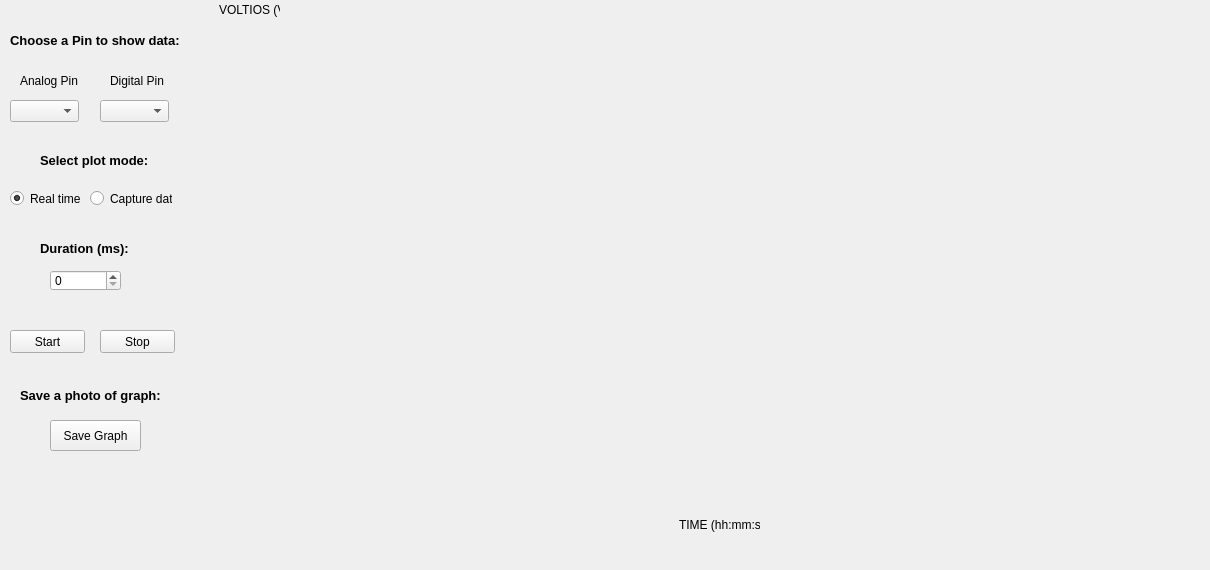
   <widget class="QWidget" name="tab_2">
    <attribute name="title">
     <string>Plot Data</string>
    </attribute>
    <widget class="QCustomPlot" name="customPlot" native="true">
     <property name="geometry">
      <rect>
       <x>240</x>
       <y>20</y>
       <width>921</width>
       <height>491</height>
      </rect>
     </property>
    </widget>
    <widget class="QComboBox" name="listAnalogPin">
     <property name="geometry">
      <rect>
       <x>10</x>
       <y>100</y>
       <width>69</width>
       <height>22</height>
      </rect>
     </property>
     <property name="currentIndex">
      <number>-1</number>
     </property>
     <item>
      <property name="text">
       <string>PIN A0</string>
      </property>
     </item>
     <item>
      <property name="text">
       <string>PIN A1</string>
      </property>
     </item>
     <item>
      <property name="text">
       <string>PIN A2</string>
      </property>
     </item>
     <item>
      <property name="text">
       <string>PIN A3</string>
      </property>
     </item>
     <item>
      <property name="text">
       <string>PIN A4</string>
      </property>
     </item>
     <item>
      <property name="text">
       <string>PIN A5</string>
      </property>
     </item>
    </widget>
    <widget class="QLabel" name="label">
     <property name="geometry">
      <rect>
       <x>10</x>
       <y>10</y>
       <width>181</width>
       <height>61</height>
      </rect>
     </property>
     <property name="palette">
      <palette>
       <active>
        <colorrole role="WindowText">
         <brush brushstyle="SolidPattern">
          <color alpha="255">
           <red>0</red>
           <green>0</green>
           <blue>0</blue>
          </color>
         </brush>
        </colorrole>
       </active>
       <inactive>
        <colorrole role="WindowText">
         <brush brushstyle="SolidPattern">
          <color alpha="255">
           <red>0</red>
           <green>0</green>
           <blue>0</blue>
          </color>
         </brush>
        </colorrole>
       </inactive>
       <disabled>
        <colorrole role="WindowText">
         <brush brushstyle="SolidPattern">
          <color alpha="255">
           <red>120</red>
           <green>120</green>
           <blue>120</blue>
          </color>
         </brush>
        </colorrole>
       </disabled>
      </palette>
     </property>
     <property name="font">
      <font>
       <pointsize>10</pointsize>
       <weight>75</weight>
       <bold>true</bold>
      </font>
     </property>
     <property name="text">
      <string>Choose a Pin to show data:</string>
     </property>
    </widget>
    <widget class="QLabel" name="label_38">
     <property name="geometry">
      <rect>
       <x>20</x>
       <y>70</y>
       <width>61</width>
       <height>21</height>
      </rect>
     </property>
     <property name="palette">
      <palette>
       <active>
        <colorrole role="WindowText">
         <brush brushstyle="SolidPattern">
          <color alpha="255">
           <red>0</red>
           <green>0</green>
           <blue>0</blue>
          </color>
         </brush>
        </colorrole>
       </active>
       <inactive>
        <colorrole role="WindowText">
         <brush brushstyle="SolidPattern">
          <color alpha="255">
           <red>0</red>
           <green>0</green>
           <blue>0</blue>
          </color>
         </brush>
        </colorrole>
       </inactive>
       <disabled>
        <colorrole role="WindowText">
         <brush brushstyle="SolidPattern">
          <color alpha="255">
           <red>120</red>
           <green>120</green>
           <blue>120</blue>
          </color>
         </brush>
        </colorrole>
       </disabled>
      </palette>
     </property>
     <property name="text">
      <string>Analog Pin</string>
     </property>
    </widget>
    <widget class="QPushButton" name="StartCapture">
     <property name="geometry">
      <rect>
       <x>10</x>
       <y>330</y>
       <width>75</width>
       <height>23</height>
      </rect>
     </property>
     <property name="text">
      <string>Start</string>
     </property>
    </widget>
    <widget class="QSpinBox" name="CaptureDuration">
     <property name="geometry">
      <rect>
       <x>50</x>
       <y>270</y>
       <width>71</width>
       <height>21</height>
      </rect>
     </property>
     <property name="maximum">
      <number>2097151</number>
     </property>
    </widget>
    <widget class="QPushButton" name="SaveGraph">
     <property name="geometry">
      <rect>
       <x>50</x>
       <y>420</y>
       <width>91</width>
       <height>31</height>
      </rect>
     </property>
     <property name="text">
      <string>Save Graph</string>
     </property>
    </widget>
    <widget class="QLabel" name="label_39">
     <property name="geometry">
      <rect>
       <x>110</x>
       <y>70</y>
       <width>61</width>
       <height>21</height>
      </rect>
     </property>
     <property name="palette">
      <palette>
       <active>
        <colorrole role="WindowText">
         <brush brushstyle="SolidPattern">
          <color alpha="255">
           <red>0</red>
           <green>0</green>
           <blue>0</blue>
          </color>
         </brush>
        </colorrole>
       </active>
       <inactive>
        <colorrole role="WindowText">
         <brush brushstyle="SolidPattern">
          <color alpha="255">
           <red>0</red>
           <green>0</green>
           <blue>0</blue>
          </color>
         </brush>
        </colorrole>
       </inactive>
       <disabled>
        <colorrole role="WindowText">
         <brush brushstyle="SolidPattern">
          <color alpha="255">
           <red>120</red>
           <green>120</green>
           <blue>120</blue>
          </color>
         </brush>
        </colorrole>
       </disabled>
      </palette>
     </property>
     <property name="text">
      <string>Digital Pin</string>
     </property>
    </widget>
    <widget class="QComboBox" name="listDigitalPin">
     <property name="geometry">
      <rect>
       <x>100</x>
       <y>100</y>
       <width>69</width>
       <height>22</height>
      </rect>
     </property>
     <property name="currentIndex">
      <number>-1</number>
     </property>
     <item>
      <property name="text">
       <string>PIN D2</string>
      </property>
     </item>
     <item>
      <property name="text">
       <string>PIN D3</string>
      </property>
     </item>
     <item>
      <property name="text">
       <string>PIN D4</string>
      </property>
     </item>
     <item>
      <property name="text">
       <string>PIN D5</string>
      </property>
     </item>
     <item>
      <property name="text">
       <string>PIN D6</string>
      </property>
     </item>
     <item>
      <property name="text">
       <string>PIN D7</string>
      </property>
     </item>
     <item>
      <property name="text">
       <string>PIN D8</string>
      </property>
     </item>
     <item>
      <property name="text">
       <string>PIN D9</string>
      </property>
     </item>
     <item>
      <property name="text">
       <string>PIN D10</string>
      </property>
     </item>
     <item>
      <property name="text">
       <string>PIN D11</string>
      </property>
     </item>
     <item>
      <property name="text">
       <string>PIN D12</string>
      </property>
     </item>
     <item>
      <property name="text">
       <string>PIN D13</string>
      </property>
     </item>
     <item>
      <property name="text">
       <string>PIN D14</string>
      </property>
     </item>
     <item>
      <property name="text">
       <string>PIN D15</string>
      </property>
     </item>
     <item>
      <property name="text">
       <string>PIN D16</string>
      </property>
     </item>
     <item>
      <property name="text">
       <string>PIN D17</string>
      </property>
     </item>
     <item>
      <property name="text">
       <string>PIN D18</string>
      </property>
     </item>
     <item>
      <property name="text">
       <string>PIN D19</string>
      </property>
     </item>
    </widget>
    <widget class="QPushButton" name="StopCapture">
     <property name="geometry">
      <rect>
       <x>100</x>
       <y>330</y>
       <width>75</width>
       <height>23</height>
      </rect>
     </property>
     <property name="text">
      <string>Stop</string>
     </property>
    </widget>
    <widget class="QLabel" name="label_43">
     <property name="geometry">
      <rect>
       <x>40</x>
       <y>240</y>
       <width>101</width>
       <height>16</height>
      </rect>
     </property>
     <property name="palette">
      <palette>
       <active>
        <colorrole role="WindowText">
         <brush brushstyle="SolidPattern">
          <color alpha="255">
           <red>0</red>
           <green>0</green>
           <blue>0</blue>
          </color>
         </brush>
        </colorrole>
       </active>
       <inactive>
        <colorrole role="WindowText">
         <brush brushstyle="SolidPattern">
          <color alpha="255">
           <red>0</red>
           <green>0</green>
           <blue>0</blue>
          </color>
         </brush>
        </colorrole>
       </inactive>
       <disabled>
        <colorrole role="WindowText">
         <brush brushstyle="SolidPattern">
          <color alpha="255">
           <red>120</red>
           <green>120</green>
           <blue>120</blue>
          </color>
         </brush>
        </colorrole>
       </disabled>
      </palette>
     </property>
     <property name="font">
      <font>
       <pointsize>10</pointsize>
       <weight>75</weight>
       <bold>true</bold>
      </font>
     </property>
     <property name="text">
      <string>Duration (ms):</string>
     </property>
    </widget>
    <widget class="QLabel" name="label_44">
     <property name="geometry">
      <rect>
       <x>20</x>
       <y>380</y>
       <width>161</width>
       <height>31</height>
      </rect>
     </property>
     <property name="palette">
      <palette>
       <active>
        <colorrole role="WindowText">
         <brush brushstyle="SolidPattern">
          <color alpha="255">
           <red>0</red>
           <green>0</green>
           <blue>0</blue>
          </color>
         </brush>
        </colorrole>
       </active>
       <inactive>
        <colorrole role="WindowText">
         <brush brushstyle="SolidPattern">
          <color alpha="255">
           <red>0</red>
           <green>0</green>
           <blue>0</blue>
          </color>
         </brush>
        </colorrole>
       </inactive>
       <disabled>
        <colorrole role="WindowText">
         <brush brushstyle="SolidPattern">
          <color alpha="255">
           <red>120</red>
           <green>120</green>
           <blue>120</blue>
          </color>
         </brush>
        </colorrole>
       </disabled>
      </palette>
     </property>
     <property name="font">
      <font>
       <pointsize>10</pointsize>
       <weight>75</weight>
       <bold>true</bold>
      </font>
     </property>
     <property name="text">
      <string>Save a photo of graph: </string>
     </property>
    </widget>
    <widget class="QLabel" name="label_2">
     <property name="geometry">
      <rect>
       <x>40</x>
       <y>140</y>
       <width>121</width>
       <height>41</height>
      </rect>
     </property>
     <property name="palette">
      <palette>
       <active>
        <colorrole role="WindowText">
         <brush brushstyle="SolidPattern">
          <color alpha="255">
           <red>0</red>
           <green>0</green>
           <blue>0</blue>
          </color>
         </brush>
        </colorrole>
       </active>
       <inactive>
        <colorrole role="WindowText">
         <brush brushstyle="SolidPattern">
          <color alpha="255">
           <red>0</red>
           <green>0</green>
           <blue>0</blue>
          </color>
         </brush>
        </colorrole>
       </inactive>
       <disabled>
        <colorrole role="WindowText">
         <brush brushstyle="SolidPattern">
          <color alpha="255">
           <red>120</red>
           <green>120</green>
           <blue>120</blue>
          </color>
         </brush>
        </colorrole>
       </disabled>
      </palette>
     </property>
     <property name="font">
      <font>
       <pointsize>10</pointsize>
       <weight>75</weight>
       <bold>true</bold>
      </font>
     </property>
     <property name="text">
      <string>Select plot mode:</string>
     </property>
    </widget>
    <widget class="QRadioButton" name="radioButton_CaptureData">
     <property name="geometry">
      <rect>
       <x>90</x>
       <y>190</y>
       <width>82</width>
       <height>17</height>
      </rect>
     </property>
     <property name="text">
      <string>Capture data</string>
     </property>
    </widget>
    <widget class="QRadioButton" name="radioButton_RealTime">
     <property name="geometry">
      <rect>
       <x>10</x>
       <y>190</y>
       <width>82</width>
       <height>17</height>
      </rect>
     </property>
     <property name="text">
      <string>Real time</string>
     </property>
     <property name="checked">
      <bool>true</bool>
     </property>
    </widget>
    <widget class="QWidget" name="widget_3" native="true">
     <property name="geometry">
      <rect>
       <x>-1</x>
       <y>-21</y>
       <width>1201</width>
       <height>561</height>
      </rect>
     </property>
     <property name="styleSheet">
      <string notr="true">background-image: url(:/image/backgroundClean.jpg);</string>
     </property>
     <widget class="QLabel" name="label_axisY">
      <property name="geometry">
       <rect>
        <x>220</x>
        <y>20</y>
        <width>61</width>
        <height>21</height>
       </rect>
      </property>
      <property name="sizePolicy">
       <sizepolicy hsizetype="Preferred" vsizetype="Preferred">
        <horstretch>0</horstretch>
        <verstretch>0</verstretch>
       </sizepolicy>
      </property>
      <property name="text">
       <string>VOLTIOS (V)</string>
      </property>
      <property name="alignment">
       <set>Qt::AlignLeading|Qt::AlignLeft|Qt::AlignVCenter</set>
      </property>
     </widget>
     <widget class="QLabel" name="label_axisY_2">
      <property name="geometry">
       <rect>
        <x>680</x>
        <y>535</y>
        <width>81</width>
        <height>21</height>
       </rect>
      </property>
      <property name="sizePolicy">
       <sizepolicy hsizetype="Preferred" vsizetype="Preferred">
        <horstretch>0</horstretch>
        <verstretch>0</verstretch>
       </sizepolicy>
      </property>
      <property name="text">
       <string>TIME (hh:mm:ss)</string>
      </property>
      <property name="alignment">
       <set>Qt::AlignLeading|Qt::AlignLeft|Qt::AlignVCenter</set>
      </property>
     </widget>
    </widget>
    <zorder>widget_3</zorder>
    <zorder>listAnalogPin</zorder>
    <zorder>label</zorder>
    <zorder>label_38</zorder>
    <zorder>StartCapture</zorder>
    <zorder>CaptureDuration</zorder>
    <zorder>SaveGraph</zorder>
    <zorder>label_39</zorder>
    <zorder>listDigitalPin</zorder>
    <zorder>StopCapture</zorder>
    <zorder>label_43</zorder>
    <zorder>label_44</zorder>
    <zorder>customPlot</zorder>
    <zorder>label_2</zorder>
    <zorder>radioButton_CaptureData</zorder>
    <zorder>radioButton_RealTime</zorder>
   </widget>
